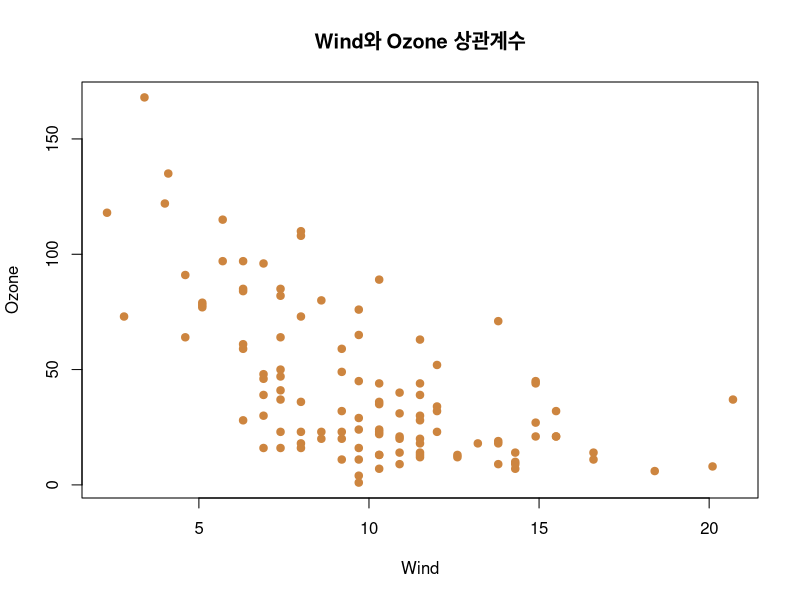
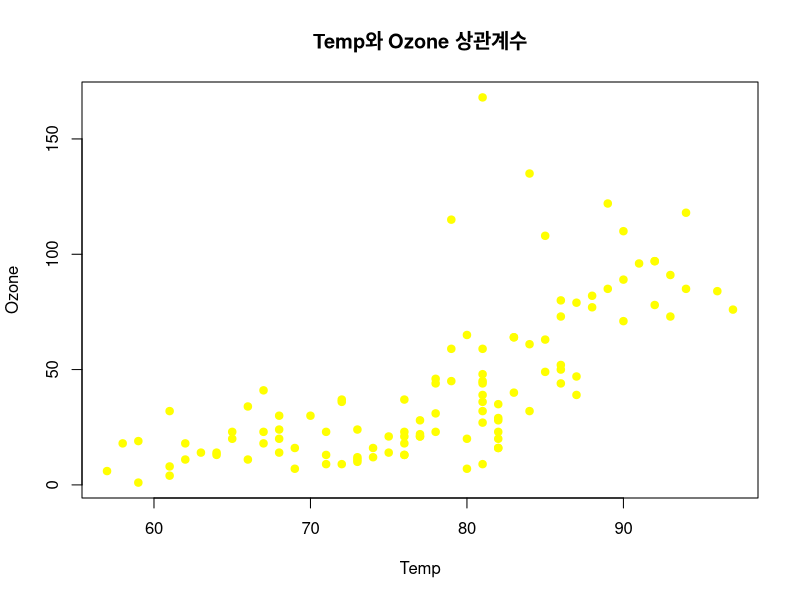
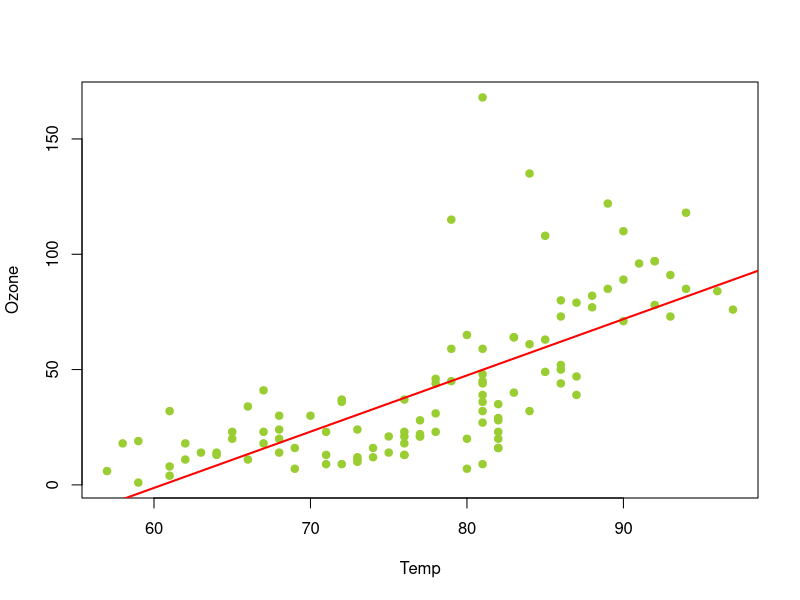
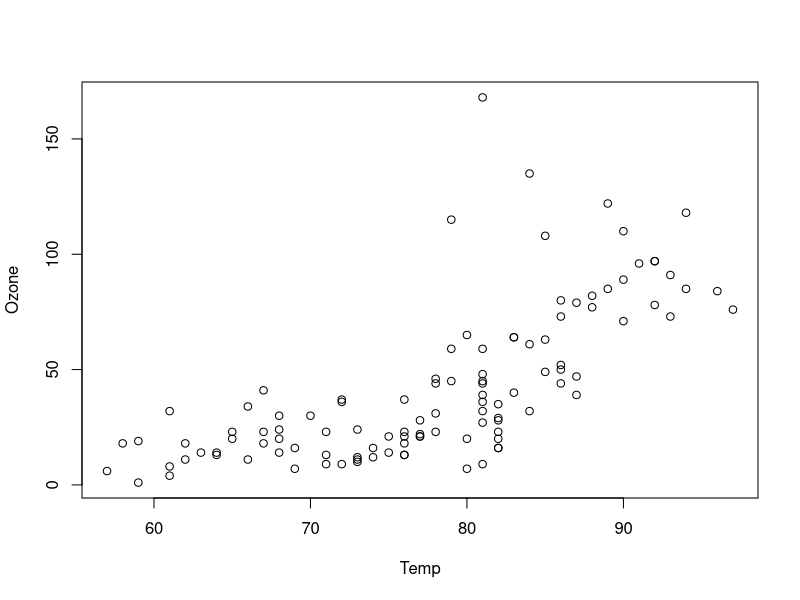
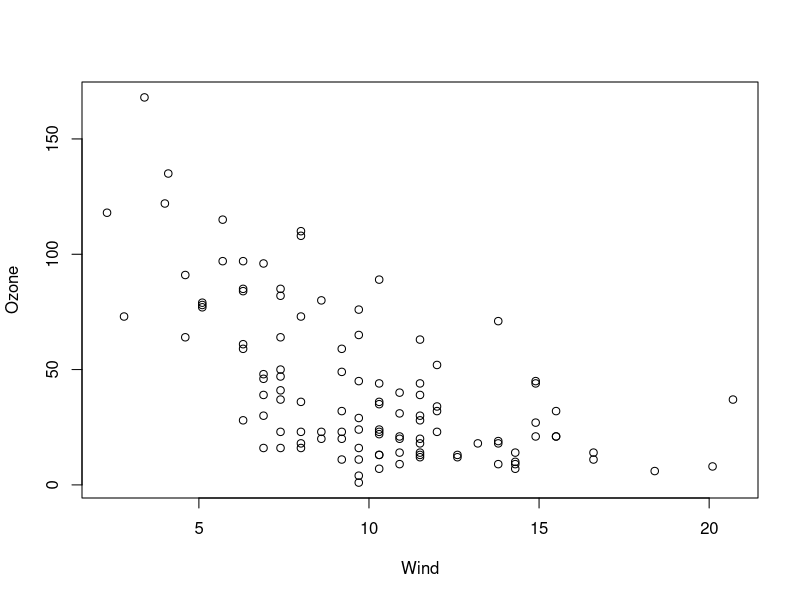
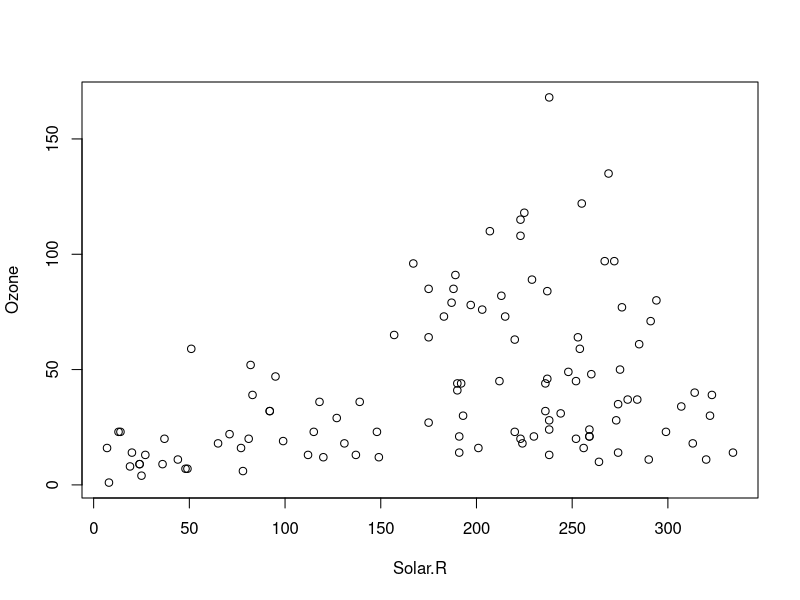
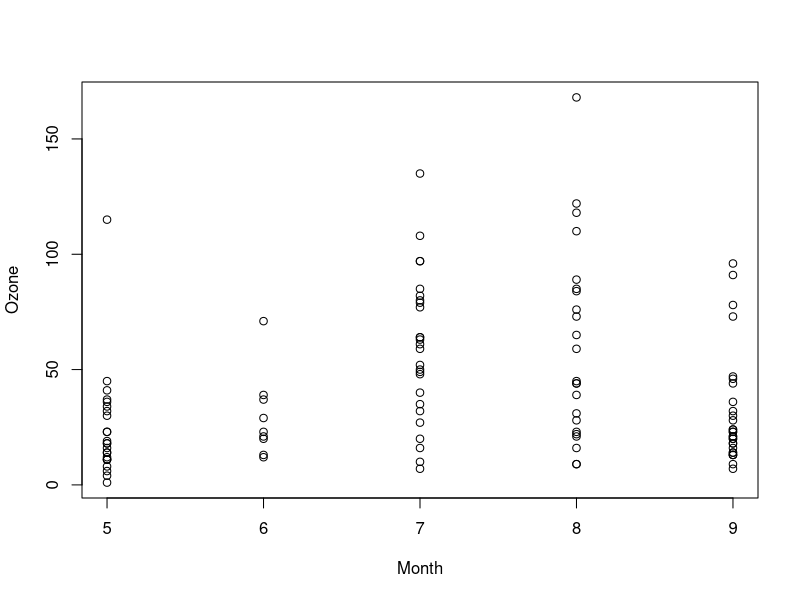

These figures' R source, in order:
## ---- chunk 1
df<-airquality
summary(df)
## ---- chunk 2
df<-na.omit(airquality)
str(df) # 모두 수치형데이터(연속형)
class(df) # 데프
summary(df) # NA값 사라진지 확인
## ---- chunk 3
library(psych)
corr.test(df)
## ---- chunk 4
plot(df$Wind,df$Ozone,main='Wind와 Ozone 상관계수',
     xlab='Wind',ylab='Ozone',col='peru',pch=19)
## ---- chunk 5
plot(df$Temp,df$Ozone,main='Temp와 Ozone 상관계수',
     xlab='Temp',ylab='Ozone',col='yellow1',pch=19)
## ---- chunk 6
model<-lm(Ozone~Temp,data=df)
plot(Ozone~Temp,data=df,col='yellowgreen',pch=19)
abline(model,col='red',lwd=2)
## ---- chunk 7
model_up<-lm(Ozone~.,data=df)
model_lo<-lm(Ozone~1,data=df)
model<-lm(Temp~.,data=df)
step(model_lo,scope=list(upper=model_up),direction = 'forward')
## ---- chunk 8
model_final<-lm(Ozone ~ Temp + Wind + Solar.R + Month,data=df)
summary(model_final)

plot(Ozone ~ Temp + Wind + Solar.R + Month,data=df)
